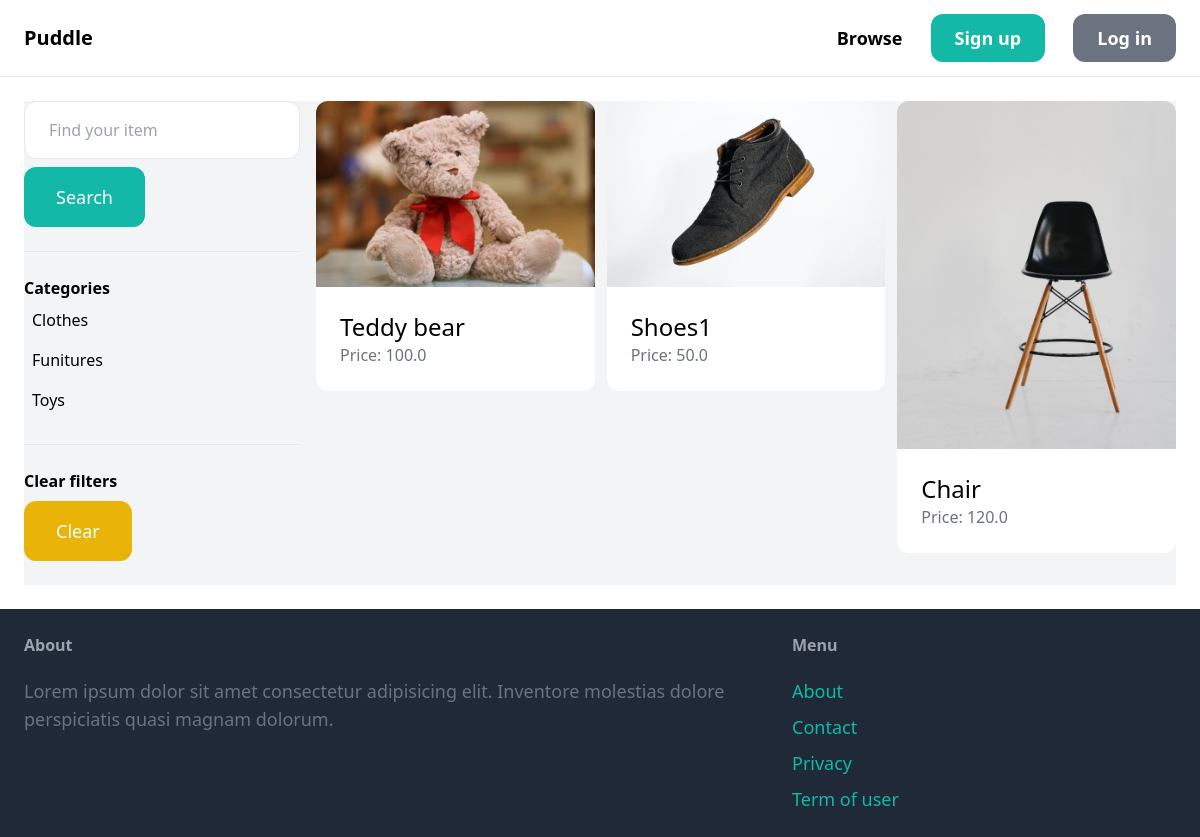
The app's page /items/ with its own data.
### item/models.py (models this page shows, shortened)
class Category(models.Model):
    name = models.CharField(max_length=255)
    class Meta:
        ordering = ("name",)
        verbose_name_plural = "Categories"

class Item(models.Model):
    category = models.ForeignKey(
        Category, related_name="items", on_delete=models.CASCADE
    )
    name = models.CharField(max_length=255)
    description = models.TextField(blank=True, null=True)
    price = models.FloatField()
    image = models.ImageField(upload_to="items_images", blank=True, null=True)
    is_sold = models.BooleanField(auto_created=False)
    created_by = models.ForeignKey(User, related_name="items", on_delete=models.CASCADE)
    created_at = models.DateTimeField(auto_now_add=True)

### item/views.py (the view)
# urls.py: path("", views.items, name="items"),
def items(request):
    query = request.GET.get("query", "")
    category_id = request.GET.get("category", 0)
    items = Item.objects.filter(is_sold=False)
    categories = Category.objects.all()
    if category_id:
        items = items.filter(category_id=category_id)
    if query:
        items = items.filter(Q(name__icontains=query) | Q(description__icontains=query))
    return render(
        request,
        "item/items.html",
        {
            "items": items,
            "query": query,
            "categories": categories,
            "category_id": int(category_id),
        },
    )

### item/templates/item/items.html (shortened to what this page needs)
{% extends 'core/base.html' %}
{% block content %}
    <div class="pb-6 bg-gray-100 grid grid-cols-4 gap-4">
        <div class="col-span-1">
            <form method="get" action="{% url 'item:items' %}">
                <input type="text"
                       name="query"
                       class="w-full py-4 px-6 border rounded-xl"
                       value="{{ query }}"
                       placeholder="Find your item">
                <button class="mt-2 py-4 px-8 text-lg bg-teal-500 text-white rounded-xl">Search</button>
            </form>
            <hr class="my-6">
            <p class="font-semibold">Categories</p>
            <ul>
                {% for category in categories %}
                    <li class="py-2 px-2 rounded-xl {% if category.id == category_id %}bg-gray-200{% endif %}">
                        <a href="{% url 'item:items' %}?query={{ query }}&category={{ category.id }}">{{ category.name }}</a>
                    </li>
                {% endfor %}
            </ul>
            <hr class="my-6">
            <p class="font-semibold">Clear filters</p>
            <ul>
                <li>
                    <a href="{% url 'item:items' %}"
                       class="mt-2 py-4 px-8 inline-block bg-yellow-500 rounded-xl text-white text-lg">Clear</a>
                </li>
            </ul>
        </div>
        <div class="col-span-3">
            <div class="grid grid-cols-3 gap-3">
                {% for item in items %}
                    <div>
                        <a href="{% url 'item:detail' item.id %}">
                            <div>
                                <img src="{{ item.image.url }}" class="rounded-t-xl" alt="">
                            </div>
                            <div class="p-6 bg-white rounded-b-xl">
                                <h2 class="text-2xl">{{ item.name }}</h2>
                                <p class="text-gray-500">Price: {{ item.price }}</p>
                            </div>
                        </a>
                    </div>
                {% endfor %}
            </div>
        </div>
    </div>
{% endblock content %}

### records on screen
Category: name "Clothes"
Category: name "Funitures"
Category: name "Toys"
Item: image (picture), name "Teddy bear", price "100.0"
Item: image (picture), name "Shoes1", price "50.0"
Item: image (picture), name "Chair", price "120.0"
